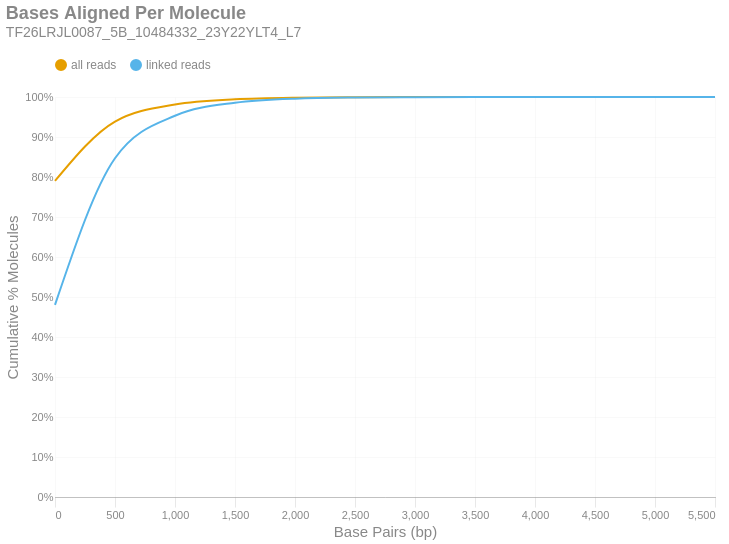

The notebook cell saved with this chart:
### Markdown cell above
### Bases Aligned Per Molecule
This is a cumulative frequency distribution showing the number of base pairs aligned per unique molecule. These data are shown in 500 bp bins. There are two distributions: one with `all reads` (yellow) and another with only `linked reads` (blue). The percent of molecules in the `linked reads` distribution is relative to the total number of linked molecules.

### Code cell
if SKIPLR:
    print_html(f"Skipped")
else:
    binned_df = consolidated_hist(valids['aligned_bp'], mask, 500, True)
    with SafeRender(binned_df):
        (
            density_plot(binned_df, 'Bases Aligned Per Molecule', samplename, 'basesper')
            .encode(
                x=alt.X('bin:Q', title="Base Pairs (bp)").axis(tickMinStep=500).scale(padding=0),
                y=alt.Y('value:Q', title='Cumulative % Molecules')
                    .axis(format='%')
                    .scale(domain = [0,1])
                    .stack(False),
                color=alt.Color("key:N").scale(domain = ["all reads", "linked reads"]),
                tooltip = [
                    alt.Tooltip("key:N", title = "Data Type"),
                    alt.Tooltip("range_label:N", title="Bases Aligned Per Molecule"),
                    alt.Tooltip("value:Q", format = ".2%", title="% Molecules (Cum.)")
                ]
            )
        ).display()

### Figure 1 — Vega-Lite specification as saved in the notebook (floating-point values rounded to 4 significant figures)
{"width": "container", "height": 400, "config": {"title": {"anchor": "start", "dy": -15, "fontSize": 18, "color": "#888888", "subtitleColor": "#888888", "subtitleFontSize": 14}, "arc": {"fill": "#0072B2"}, "axis": {"domainColor": "#888888", "domainWidth": 0.5, "gridWidth": 0.2, "grid": false, "titleFontWeight": 400, "titleFontSize": 15, "labelFontSize": 11, "labelColor": "#888888", "tickColor": "#888888", "tickWidth": 0.2, "titleColor": "#888888"}, "axisBand": {"grid": false}, "axisX": {"grid": true, "tickSize": 10, "domainCap": "round"}, "axisY": {"domain": false, "grid": true, "tickSize": 0, "domainCap": "round"}, "background": "transparent", "header": {"labelFontSize": 15, "labelColor": "#888888", "titleFontSize": 15, "titleFontWeight": 600, "titleColor": "#888888"}, "legend": {"labelFont": "sans-serif", "labelFontSize": 12, "labelColor": "#888888", "symbolSize": 100, "symbolType": "circle", "titleFontSize": 12, "titlePadding": 10, "titleColor": "#888888", "title": null, "orient": "top"}, "range": {"category": ["#E69F00", "#56B4E9", "#009E73", "#F0E442", "#0072B2", "#D55E00", "#CC79A7", "#000000"], "diverging": ["#cfe8f3", "#a2d4ec", "#73bfe2", "#46abdb", "#1696d2", "#12719e"]}, "area": {"fill": "#0072B2", "fillOpacity": 0.7, "line": true, "strokeOpacity": 0.7}, "line": {"color": "#0072B2", "stroke": "#0072B2", "strokeWidth": 2}, "trail": {"color": "#0072B2", "stroke": "#0072B2", "strokeWidth": 0, "size": 1}, "point": {"filled": true, "fillOpacity": 1.0, "size": 95}, "text": {"color": "#888888", "fontSize": 11, "align": "right", "fontWeight": 400, "size": 11}, "bar": {"fill": "#0072B2", "stroke": null}, "view": {"stroke": null, "continuousWidth": 660, "continuousHeight": 400}}, "data": {"name": "data-e4d80bc0bc5ec90b484bcee82fd6b886"}, "mark": {"type": "line", "interpolate": "monotone", "point": {"opacity": 0, "size": 275}}, "encoding": {"color": {"field": "key", "scale": {"domain": ["all reads", "linked reads"]}, "type": "nominal"}, "tooltip": [{"field": "key", "title": "Data Type", "type": "nominal"}, {"field": "range_label", "title": "Bases Aligned Per Molecule", "type": "nominal"}, {"field": "value", "format": ".2%", "title": "% Molecules (Cum.)", "type": "quantitative"}], "x": {"axis": {"tickMinStep": 500}, "field": "bin", "scale": {"padding": 0}, "title": "Base Pairs (bp)", "type": "quantitative"}, "y": {"axis": {"format": "%"}, "field": "value", "scale": {"domain": [0, 1]}, "stack": false, "title": "Cumulative % Molecules", "type": "quantitative"}}, "params": [{"name": "param_c36ac31b6afebe62", "select": {"type": "point", "fields": ["key"]}, "bind": "legend"}], "title": {"text": "Bases Aligned Per Molecule", "subtitle": "TF26LRJL0087_5B_10484332_23Y22YLT4_L7"}, "transform": [{"fold": ["all reads (cumsum)", "linked reads (cumsum)"]}, {"calculate": "replace(datum.key, ' (cumsum)', '')", "as": "key"}, {"filter": {"param": "param_c36ac31b6afebe62"}}], "usermeta": {"embedOptions": {"downloadFileName": "TF26LRJL0087_5B_10484332_23Y22YLT4_L7.basesper"}}, "$schema": "https://vega.github.io/schema/vega-lite/v6.4.1.json", "datasets": {"data-e4d80bc0bc5ec90b484bcee82fd6b886": [{"bin": "0.0", "interval": "0.0-500.0", "all reads": 0.7902, "linked reads": 0.4803, "all reads (cumsum)": 0.7902, "linked reads (cumsum)": 0.4803, "range_label": "0-499"}, {"bin": "500.0", "interval": "500.0-1000.0", "all reads": 0.1484, "linked reads": 0.3666, "all reads (cumsum)": 0.9385, "linked reads (cumsum)": 0.8469, "range_label": "500-999"}, {"bin": "1000.0", "interval": "1000.0-1500.0", "all reads": 0.04263, "linked reads": 0.1062, "all reads (cumsum)": 0.9812, "linked reads (cumsum)": 0.9531, "range_label": "1000-1499"}, {"bin": "1500.0", "interval": "1500.0-2000.0", "all reads": 0.01306, "linked reads": 0.03256, "all reads (cumsum)": 0.9942, "linked reads (cumsum)": 0.9856, "range_label": "1500-1999"}, {"bin": "2000.0", "interval": "2000.0-2500.0", "all reads": 0.004124, "linked reads": 0.01028, "all reads (cumsum)": 0.9984, "linked reads (cumsum)": 0.9959, "range_label": "2000-2499"}, {"bin": "2500.0", "interval": "2500.0-3000.0", "all reads": 0.001111, "linked reads": 0.002769, "all reads (cumsum)": 0.9995, "linked reads (cumsum)": 0.9987, "range_label": "2500-2999"}, {"bin": "3000.0", "interval": "3000.0-3500.0", "all reads": 0.0003383, "linked reads": 0.0008432, "all reads (cumsum)": 0.9998, "linked reads (cumsum)": 0.9995, "range_label": "3000-3499"}, {"bin": "3500.0", "interval": "3500.0-4000.0", "all reads": 0.0001294, "linked reads": 0.0003225, "all reads (cumsum)": 0.9999, "linked reads (cumsum)": 0.9999, "range_label": "3500-3999"}, {"bin": "4000.0", "interval": "4000.0-4500.0", "all reads": 3.866e-05, "linked reads": 9.635e-05, "all reads (cumsum)": 1.0, "linked reads (cumsum)": 1.0, "range_label": "4000-4499"}, {"bin": "4500.0", "interval": "4500.0-5000.0", "all reads": 1.371e-05, "linked reads": 3.417e-05, "all reads (cumsum)": 1.0, "linked reads (cumsum)": 1.0, "range_label": "4500-4999"}, {"bin": "5000.0", "interval": "5000.0-5500.0", "all reads": 3.838e-06, "linked reads": 9.567e-06, "all reads (cumsum)": 1.0, "linked reads (cumsum)": 1.0, "range_label": "5000-5499"}, {"bin": "5500.0", "interval": "5500.0-6000.0", "all reads": 5.483e-07, "linked reads": 1.367e-06, "all reads (cumsum)": 1.0, "linked reads (cumsum)": 1.0, "range_label": "5500-5999"}]}}
